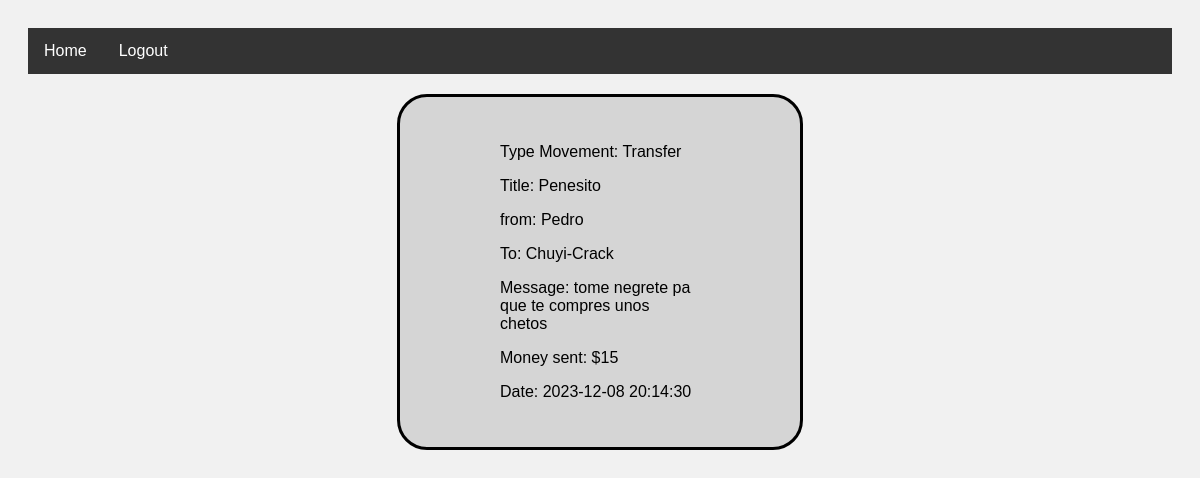
/info/20 (signed in), run on the app's committed database.
### app1/models.py (models this page shows, shortened)
class Movement(models.Model):
    money=models.IntegerField()
    Type_Movement=models.CharField(max_length=50)
    Date=models.DateTimeField(default=timezone.now)

class Transfer(Movement):
    transmitter=models.ForeignKey(Bank_Account,on_delete=models.CASCADE,related_name='transmitter',default=1)
    receiver=models.ForeignKey(Bank_Account,on_delete=models.CASCADE,related_name='receiver')
    title=models.CharField(max_length=25,blank=False)
    message=models.TextField(max_length=200,blank=True)

class Bank_Account(models.Model):
    owner=models.ForeignKey(User,on_delete=models.CASCADE)
    balance=models.IntegerField()
    movements=models.ManyToManyField(Movement,blank=True)
    def __str__(self):
        return self.owner.username

### app1/views.py (the view)
# urls.py: path('info/<int:pk>',views.inf_movement,name='info'),
def inf_movement(request,pk):
    user=Bank_Account.objects.get(owner=request.user)
    Movement=user.movements.get(id=pk)
    print(Movement.id)
    if Movement.Type_Movement=="Transfer":
        Movement=Transfer.objects.get(id=pk)
        print(Movement.id)
    context={
        'movement':Movement,
    }
    return render(request,'inf_mov.html',context)

### app1/templates/inf_mov.html (shortened to what this page needs)
<!DOCTYPE html>
<html lang="en">
<head>
</head>
<body>
    {% include 'navbar.html' %}
    <div class="box">
        {% if movement.Type_Movement == 'Transfer' %}
            <p>Type Movement: {{movement.Type_Movement}}</p>
            <p>Title: {{movement.title}}</p>
            <p>from: {{movement.transmitter}}</p>
            <p>To: {{movement.receiver}}</p>
            <p>Message: {{movement.message}}</p>
            <p>Money sent: ${{movement.money}}</p>
            <p>Date: {{movement.Date|date:"Y-m-d H:i:s"}}</p>
        {% elif movement.Type_Movement == 'Deposit' %}
            <p>Type Movement: {{movement.Type_Movement}}</p>
            <p>Money deposited: ${{movement.money}}</p>
            <p>Date: {{movement.Date|date:"Y-m-d H:i:s"}}</p>
        {% else %}
            <p>Type Movement: {{movement.Type_Movement}}</p>
            <p>Money withdrawn: ${{movement.money}}</p>
            <p>Date: {{movement.Date|date:"Y-m-d H:i:s"}}</p>
    {% endif %}
    </div>
</body>
</html>

### app1/templates/inf_mov.html (style rules this page uses)
body { background-color: #f1f1f1; font-family:'Franklin Gothic Medium', 'Arial Narrow', Arial, sans-serif ; display: flex; justify-content: center; flex-direction: column; }
.box { margin: auto; border: 3px solid #000; padding: 30px 100px 30px 100px; border-radius: 30px; background-color: #D5D5D5 ; width: 200px; }

### data on the page
Movement: Type_Movement "Transfer", money "15", Date "2023-12-08 20:14:30"
Transfer: title "Penesito", transmitter "Pedro", receiver "Chuyi-Crack", message "tome negrete pa que te compres unos chetos"
